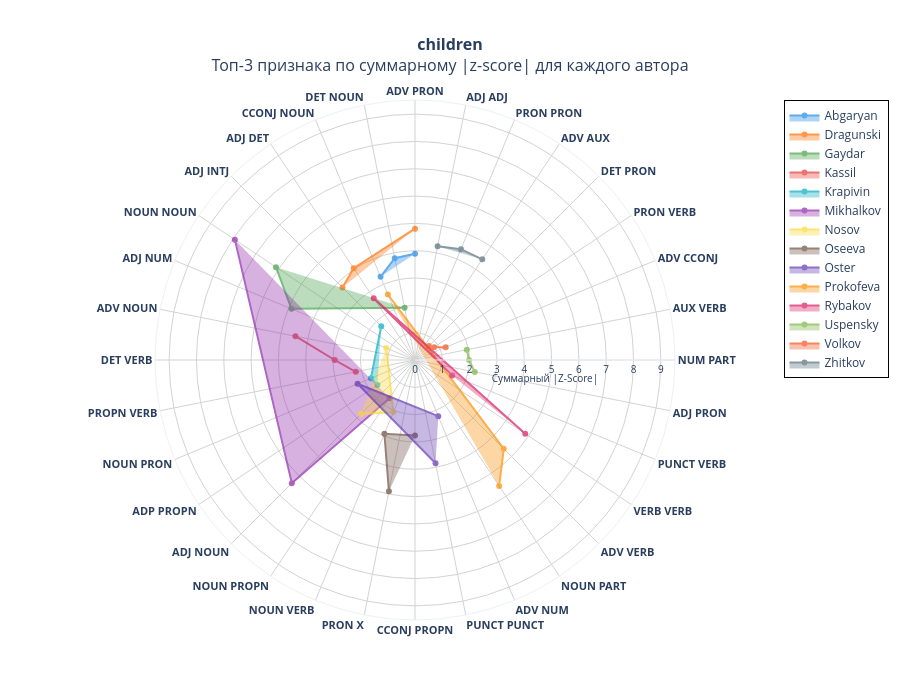
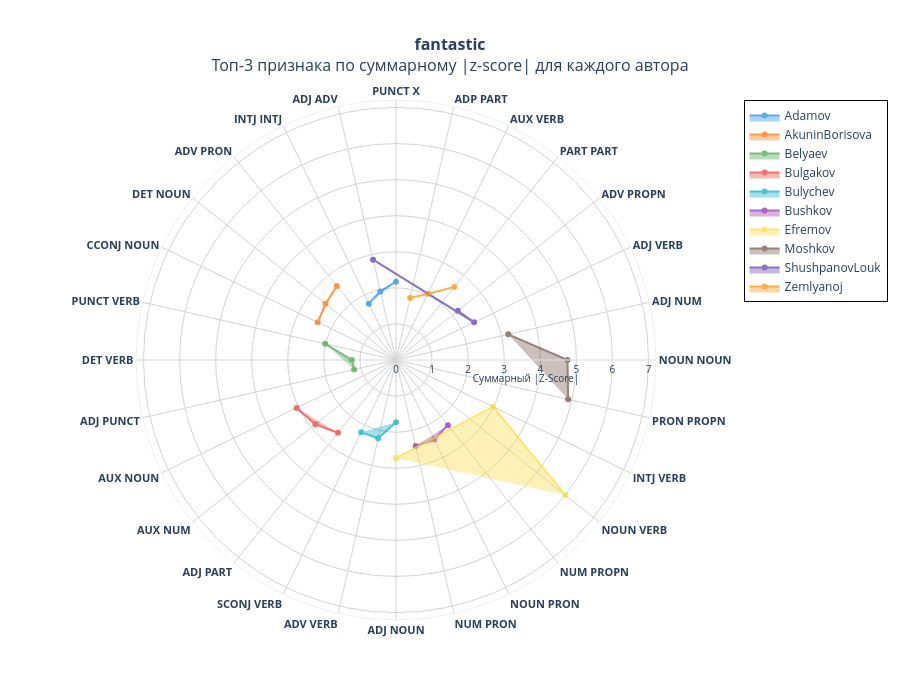
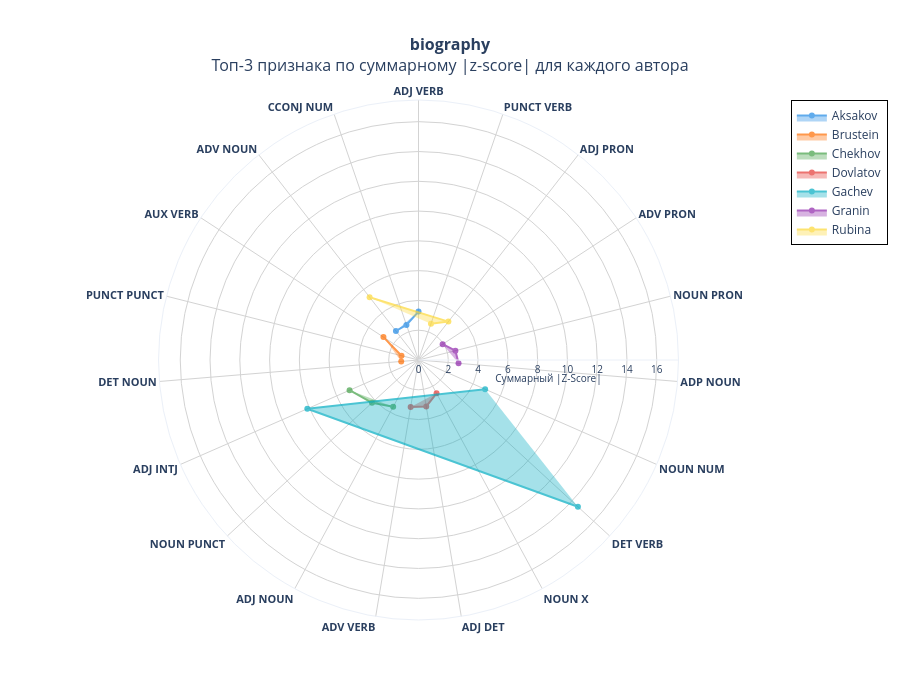
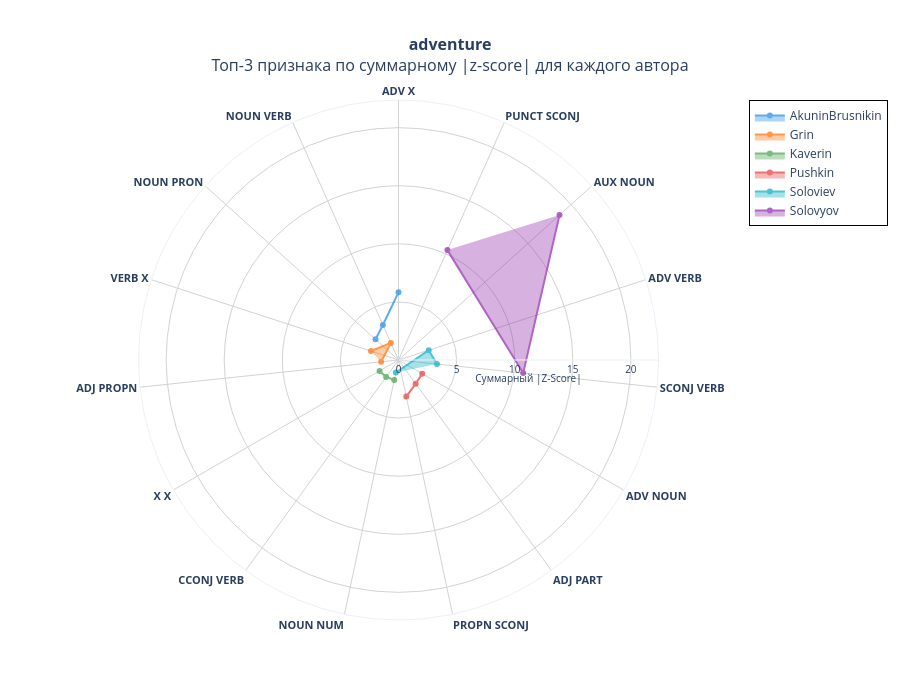

The notebook cell saved with these charts, in order:
### Code cell
import pandas as pd
import numpy as np
import plotly.graph_objects as go
import ast

def normalize_feature(feature):
    """
    Нормализует признак: сортирует части признака по алфавиту
    'PROPN NUM' -> 'NUM PROPN' -> 'NUM PROPN' (после сортировки)
    'ADV PRON' -> 'ADV PRON' (останется как есть)
    """
    if isinstance(feature, str):
        parts = feature.strip().split()
        if len(parts) > 1:
            # Сортируем части для унификации
            parts.sort()
            return ' '.join(parts)
    return feature

def visualize_authors_radar(df):
    """
    Строит радарные диаграммы для каждого жанра с топ-3 признаками каждого автора
    на основе z-score
    
    Parameters:
    df: DataFrame с колонками 'authors', 'features_short', 'z_score'
    """
    
    # Очищаем имена авторов от кавычек и лишних пробелов
    df['authors'] = df['authors'].apply(lambda x: x.strip("'\" ").strip())
    
    # Парсим features_short если они в виде строки
    def parse_features_short(x):
        if isinstance(x, str):
            try:
                return ast.literal_eval(x)
            except:
                return x
        return x
    
    df['features_short'] = df['features_short'].apply(parse_features_short)
    df['z_score'] = df['z_score'].apply(parse_features_short)
    
    # Нормализуем все признаки (сортируем части для унификации)
    df['features_short'] = df['features_short'].apply(
        lambda features: [normalize_feature(f) for f in features] if isinstance(features, list) else features
    )
    
    # Создаем обратный словарь: автор -> жанр
    author_to_genre = {}
    for genre, authors in author_genres.items():
        for author in authors:
            author_to_genre[author] = genre
    
    # Добавляем колонку с жанром в DataFrame
    df['genre'] = df['authors'].map(author_to_genre)
    
    # Удаляем строки с неизвестными жанрами
    df = df.dropna(subset=['genre'])
    
    # Получаем список уникальных жанров
    genres = df['genre'].unique()
    
    # Яркая цветовая палитра для авторов
    colors = [
        '#1E88E5', '#FF6D00', '#43A047', '#E53935', '#00ACC1',
        '#8E24AA', '#FDD835', '#6D4C41', '#5E35B1', '#FB8C00',
        '#D81B60', '#7CB342', '#F4511E', '#546E7A', '#FFB300'
    ]
    
    # Для каждого жанра создаем отдельную диаграмму
    for genre in genres:
        genre_df = df[df['genre'] == genre].copy()
        
        if len(genre_df) == 0:
            continue
                
        fig = go.Figure()
        
        # Для каждого автора в жанре берем топ-3 признака по абсолютному значению z-score
        for i, (_, row) in enumerate(genre_df.iterrows()):
            author = row['authors']
            features_short = row['features_short']
            z_scores = row['z_score']
            
            # Проверяем, что данные не пустые и являются списками
            if not isinstance(features_short, (list, tuple)) or not isinstance(z_scores, (list, tuple)):
                print(f"Предупреждение: у автора {author} данные не в формате списка")
                continue
            
            if len(features_short) == 0 or len(z_scores) == 0:
                print(f"Предупреждение: у автора {author} пустые данные")
                continue
            
            # Приводим к одинаковой длине
            min_length = min(len(features_short), len(z_scores))
            features_short = features_short[:min_length]
            z_scores = z_scores[:min_length]
            
            # Группируем признаки с одинаковым нормализованным именем (суммируем |z-score|)
            feature_dict = {}
            for feat, z in zip(features_short, z_scores):
                if feat in feature_dict:
                    # Если признак уже есть, суммируем абсолютные значения z-score
                    feature_dict[feat] = feature_dict[feat] + abs(z)
                else:
                    feature_dict[feat] = abs(z)
            
            # Создаем список кортежей (имя признака, суммарный |z-score|)
            feature_data = [(feat, val) for feat, val in feature_dict.items()]
            
            # Сортируем по суммарному значению |z-score| (от большего к меньшему)
            feature_data.sort(key=lambda x: x[1], reverse=True)
            # Берем топ-3
            top_features = feature_data[:3]
            
            if len(top_features) == 0:
                print(f"Предупреждение: у автора {author} нет топ-3 признаков")
                continue
            
            # Извлекаем данные для топ-3 признаков
            top_features_short = [f[0] for f in top_features]
            top_z_scores = [f[1] for f in top_features]  # Это уже абсолютные значения
            
            # Создаем custom hover data
            custom_hover_data = []
            for feat_name, z_val in zip(top_features_short, top_z_scores):
                custom_hover_data.append(
                    f"Feature: {feat_name} | |Z-Score|: {z_val:.3f}"
                )
            
            # Добавляем трассу на радар
            fig.add_trace(go.Scatterpolar(
                r=top_z_scores,  # Уже абсолютные значения
                theta=top_features_short,
                fill='toself',
                name=author,
                hovertemplate='<b>Author:</b> ' + author + '<br>' +
                             '<b>Genre:</b> ' + genre + '<br>' +
                             '<b>Feature:</b> %{theta}<br>' +
                             '<b>|Z-Score| (sum):</b> %{r:.3f}<br>' +
                             '<extra></extra>',
                line=dict(color=colors[i % len(colors)], width=2),
                opacity=0.7
            ))
        
        # Если нет трасс, пропускаем жанр
        if len(fig.data) == 0:
            print(f"Нет данных для жанра {genre}")
            continue
        
        # Определяем максимальное значение для шкалы
        max_val = 0
        for trace in fig.data:
            if len(trace.r) > 0:
                max_val = max(max_val, max(trace.r))
        
        # Настройка внешнего вида диаграммы
        fig.update_layout(
            polar=dict(
                radialaxis=dict(
                    visible=True,
                    range=[0, max_val * 1.2] if max_val > 0 else [0, 1],
                    tickfont=dict(size=10),
                    gridcolor='lightgray',
                    title=dict(text="Суммарный |Z-Score|", font=dict(size=10))
                ),
                angularaxis=dict(
                    tickfont=dict(size=11, weight='bold'),
                    gridcolor='lightgray',
                    rotation=90
                )
            ),
            title=dict(
                text=f"<b>{genre}</b><br>Топ-3 признака по суммарному |z-score| для каждого автора",
                x=0.5,
                xanchor='center',
                font=dict(size=16)
            ),
            showlegend=True,
            legend=dict(
                x=1.05,
                y=1,
                xanchor='left',
                yanchor='top',
                bgcolor='rgba(255,255,255,0.8)',
                bordercolor='black',
                borderwidth=1
            ),
            width=900,
            height=700,
            template='plotly_white'
        )
        
        fig.show()

# Пример использования:
df = pd.read_excel("features_authors.xlsx")
visualize_authors_radar(df)

### Figure 1 — Plotly figure (JSON) as saved in the notebook; plotly's stock layout.template omitted (floating-point values rounded to 4 significant figures)
{"data": [{"fill": "toself", "hovertemplate": "<b>Author:</b> Abgaryan<br><b>Genre:</b> children<br><b>Feature:</b> %{theta}<br><b>|Z-Score| (sum):</b> %{r:.3f}<br><extra></extra>", "line": {"color": "#1E88E5", "width": 2}, "name": "Abgaryan", "opacity": 0.7, "r": [3.89, 3.8, 3.296], "theta": ["ADV PRON", "DET NOUN", "CCONJ NOUN"], "type": "scatterpolar"}, {"fill": "toself", "hovertemplate": "<b>Author:</b> Dragunski<br><b>Genre:</b> children<br><b>Feature:</b> %{theta}<br><b>|Z-Score| (sum):</b> %{r:.3f}<br><extra></extra>", "line": {"color": "#FF6D00", "width": 2}, "name": "Dragunski", "opacity": 0.7, "r": [4.806, 4.04, 3.755], "theta": ["ADV PRON", "ADJ DET", "ADJ INTJ"], "type": "scatterpolar"}, {"fill": "toself", "hovertemplate": "<b>Author:</b> Gaydar<br><b>Genre:</b> children<br><b>Feature:</b> %{theta}<br><b>|Z-Score| (sum):</b> %{r:.3f}<br><extra></extra>", "line": {"color": "#43A047", "width": 2}, "name": "Gaydar", "opacity": 0.7, "r": [6.119, 4.894, 1.947], "theta": ["NOUN NOUN", "ADJ NUM", "DET NOUN"], "type": "scatterpolar"}, {"fill": "toself", "hovertemplate": "<b>Author:</b> Kassil<br><b>Genre:</b> children<br><b>Feature:</b> %{theta}<br><b>|Z-Score| (sum):</b> %{r:.3f}<br><extra></extra>", "line": {"color": "#E53935", "width": 2}, "name": "Kassil", "opacity": 0.7, "r": [4.463, 2.939, 2.21], "theta": ["ADV NOUN", "DET VERB", "PROPN VERB"], "type": "scatterpolar"}, {"fill": "toself", "hovertemplate": "<b>Author:</b> Krapivin<br><b>Genre:</b> children<br><b>Feature:</b> %{theta}<br><b>|Z-Score| (sum):</b> %{r:.3f}<br><extra></extra>", "line": {"color": "#00ACC1", "width": 2}, "name": "Krapivin", "opacity": 0.7, "r": [1.748, 1.748, 1.654], "theta": ["ADJ INTJ", "NOUN PRON", "ADP PROPN"], "type": "scatterpolar"}, {"fill": "toself", "hovertemplate": "<b>Author:</b> Mikhalkov<br><b>Genre:</b> children<br><b>Feature:</b> %{theta}<br><b>|Z-Score| (sum):</b> %{r:.3f}<br><extra></extra>", "line": {"color": "#8E24AA", "width": 2}, "name": "Mikhalkov", "opacity": 0.7, "r": [7.931, 6.376, 1.679], "theta": ["NOUN NOUN", "ADJ NOUN", "NOUN PROPN"], "type": "scatterpolar"}, {"fill": "toself", "hovertemplate": "<b>Author:</b> Nosov<br><b>Genre:</b> children<br><b>Feature:</b> %{theta}<br><b>|Z-Score| (sum):</b> %{r:.3f}<br><extra></extra>", "line": {"color": "#FDD835", "width": 2}, "name": "Nosov", "opacity": 0.7, "r": [2.795, 2.075, 1.14], "theta": ["ADJ NOUN", "NOUN VERB", "ADJ NUM"], "type": "scatterpolar"}, {"fill": "toself", "hovertemplate": "<b>Author:</b> Oseeva<br><b>Genre:</b> children<br><b>Feature:</b> %{theta}<br><b>|Z-Score| (sum):</b> %{r:.3f}<br><extra></extra>", "line": {"color": "#6D4C41", "width": 2}, "name": "Oseeva", "opacity": 0.7, "r": [4.895, 2.926, 2.767], "theta": ["PRON X", "NOUN VERB", "CCONJ PROPN"], "type": "scatterpolar"}, {"fill": "toself", "hovertemplate": "<b>Author:</b> Oster<br><b>Genre:</b> children<br><b>Feature:</b> %{theta}<br><b>|Z-Score| (sum):</b> %{r:.3f}<br><extra></extra>", "line": {"color": "#5E35B1", "width": 2}, "name": "Oster", "opacity": 0.7, "r": [3.856, 2.276, 2.224], "theta": ["PUNCT PUNCT", "NOUN PRON", "ADV NUM"], "type": "scatterpolar"}, {"fill": "toself", "hovertemplate": "<b>Author:</b> Prokofeva<br><b>Genre:</b> children<br><b>Feature:</b> %{theta}<br><b>|Z-Score| (sum):</b> %{r:.3f}<br><extra></extra>", "line": {"color": "#FB8C00", "width": 2}, "name": "Prokofeva", "opacity": 0.7, "r": [5.545, 4.597, 2.595], "theta": ["NOUN PART", "ADV VERB", "CCONJ NOUN"], "type": "scatterpolar"}, {"fill": "toself", "hovertemplate": "<b>Author:</b> Rybakov<br><b>Genre:</b> children<br><b>Feature:</b> %{theta}<br><b>|Z-Score| (sum):</b> %{r:.3f}<br><extra></extra>", "line": {"color": "#D81B60", "width": 2}, "name": "Rybakov", "opacity": 0.7, "r": [4.854, 2.719, 1.472], "theta": ["VERB VERB", "ADJ DET", "PUNCT VERB"], "type": "scatterpolar"}, {"fill": "toself", "hovertemplate": "<b>Author:</b> Uspensky<br><b>Genre:</b> children<br><b>Feature:</b> %{theta}<br><b>|Z-Score| (sum):</b> %{r:.3f}<br><extra></extra>", "line": {"color": "#7CB342", "width": 2}, "name": "Uspensky", "opacity": 0.7, "r": [2.23, 1.976, 1.933], "theta": ["ADJ PRON", "NUM PART", "AUX VERB"], "type": "scatterpolar"}, {"fill": "toself", "hovertemplate": "<b>Author:</b> Volkov<br><b>Genre:</b> children<br><b>Feature:</b> %{theta}<br><b>|Z-Score| (sum):</b> %{r:.3f}<br><extra></extra>", "line": {"color": "#F4511E", "width": 2}, "name": "Volkov", "opacity": 0.7, "r": [1.216, 0.8443, 0.7196], "theta": ["ADV CCONJ", "PRON VERB", "DET PRON"], "type": "scatterpolar"}, {"fill": "toself", "hovertemplate": "<b>Author:</b> Zhitkov<br><b>Genre:</b> children<br><b>Feature:</b> %{theta}<br><b>|Z-Score| (sum):</b> %{r:.3f}<br><extra></extra>", "line": {"color": "#546E7A", "width": 2}, "name": "Zhitkov", "opacity": 0.7, "r": [4.431, 4.391, 4.247], "theta": ["ADV AUX", "PRON PRON", "ADJ ADJ"], "type": "scatterpolar"}], "layout": {"height": 700, "legend": {"bgcolor": "rgba(255,255,255,0.8)", "bordercolor": "black", "borderwidth": 1, "x": 1.05, "xanchor": "left", "y": 1, "yanchor": "top"}, "polar": {"angularaxis": {"gridcolor": "lightgray", "rotation": 90, "tickfont": {"size": 11, "weight": "bold"}}, "radialaxis": {"gridcolor": "lightgray", "range": [0, 9.517], "tickfont": {"size": 10}, "title": {"font": {"size": 10}, "text": "Суммарный |Z-Score|"}, "visible": true}}, "showlegend": true, "title": {"font": {"size": 16}, "text": "<b>children</b><br>Топ-3 признака по суммарному |z-score| для каждого автора", "x": 0.5, "xanchor": "center"}, "width": 900}}

### Figure 2 — Plotly figure (JSON) as saved in the notebook; plotly's stock layout.template omitted (floating-point values rounded to 4 significant figures)
{"data": [{"fill": "toself", "hovertemplate": "<b>Author:</b> Adamov<br><b>Genre:</b> fantastic<br><b>Feature:</b> %{theta}<br><b>|Z-Score| (sum):</b> %{r:.3f}<br><extra></extra>", "line": {"color": "#1E88E5", "width": 2}, "name": "Adamov", "opacity": 0.7, "r": [2.171, 1.951, 1.734], "theta": ["PUNCT X", "ADJ ADV", "INTJ INTJ"], "type": "scatterpolar"}, {"fill": "toself", "hovertemplate": "<b>Author:</b> AkuninBorisova<br><b>Genre:</b> fantastic<br><b>Feature:</b> %{theta}<br><b>|Z-Score| (sum):</b> %{r:.3f}<br><extra></extra>", "line": {"color": "#FF6D00", "width": 2}, "name": "AkuninBorisova", "opacity": 0.7, "r": [2.626, 2.499, 2.409], "theta": ["ADV PRON", "DET NOUN", "CCONJ NOUN"], "type": "scatterpolar"}, {"fill": "toself", "hovertemplate": "<b>Author:</b> Belyaev<br><b>Genre:</b> fantastic<br><b>Feature:</b> %{theta}<br><b>|Z-Score| (sum):</b> %{r:.3f}<br><extra></extra>", "line": {"color": "#43A047", "width": 2}, "name": "Belyaev", "opacity": 0.7, "r": [2.013, 1.224, 1.19], "theta": ["PUNCT VERB", "DET VERB", "ADJ PUNCT"], "type": "scatterpolar"}, {"fill": "toself", "hovertemplate": "<b>Author:</b> Bulgakov<br><b>Genre:</b> fantastic<br><b>Feature:</b> %{theta}<br><b>|Z-Score| (sum):</b> %{r:.3f}<br><extra></extra>", "line": {"color": "#E53935", "width": 2}, "name": "Bulgakov", "opacity": 0.7, "r": [3.059, 2.86, 2.578], "theta": ["AUX NOUN", "AUX NUM", "ADJ PART"], "type": "scatterpolar"}, {"fill": "toself", "hovertemplate": "<b>Author:</b> Bulychev<br><b>Genre:</b> fantastic<br><b>Feature:</b> %{theta}<br><b>|Z-Score| (sum):</b> %{r:.3f}<br><extra></extra>", "line": {"color": "#00ACC1", "width": 2}, "name": "Bulychev", "opacity": 0.7, "r": [2.225, 2.225, 1.727], "theta": ["SCONJ VERB", "ADV VERB", "ADJ NOUN"], "type": "scatterpolar"}, {"fill": "toself", "hovertemplate": "<b>Author:</b> Bushkov<br><b>Genre:</b> fantastic<br><b>Feature:</b> %{theta}<br><b>|Z-Score| (sum):</b> %{r:.3f}<br><extra></extra>", "line": {"color": "#8E24AA", "width": 2}, "name": "Bushkov", "opacity": 0.7, "r": [2.447, 2.447, 2.31], "theta": ["NUM PRON", "NOUN PRON", "NUM PROPN"], "type": "scatterpolar"}, {"fill": "toself", "hovertemplate": "<b>Author:</b> Efremov<br><b>Genre:</b> fantastic<br><b>Feature:</b> %{theta}<br><b>|Z-Score| (sum):</b> %{r:.3f}<br><extra></extra>", "line": {"color": "#FDD835", "width": 2}, "name": "Efremov", "opacity": 0.7, "r": [6.006, 2.986, 2.719], "theta": ["NOUN VERB", "INTJ VERB", "ADJ NOUN"], "type": "scatterpolar"}, {"fill": "toself", "hovertemplate": "<b>Author:</b> Moshkov<br><b>Genre:</b> fantastic<br><b>Feature:</b> %{theta}<br><b>|Z-Score| (sum):</b> %{r:.3f}<br><extra></extra>", "line": {"color": "#6D4C41", "width": 2}, "name": "Moshkov", "opacity": 0.7, "r": [4.895, 4.754, 3.193], "theta": ["PRON PROPN", "NOUN NOUN", "ADJ NUM"], "type": "scatterpolar"}, {"fill": "toself", "hovertemplate": "<b>Author:</b> ShushpanovLouk<br><b>Genre:</b> fantastic<br><b>Feature:</b> %{theta}<br><b>|Z-Score| (sum):</b> %{r:.3f}<br><extra></extra>", "line": {"color": "#5E35B1", "width": 2}, "name": "ShushpanovLouk", "opacity": 0.7, "r": [2.854, 2.404, 2.192], "theta": ["ADJ ADV", "ADJ VERB", "ADV PROPN"], "type": "scatterpolar"}, {"fill": "toself", "hovertemplate": "<b>Author:</b> Zemlyanoj<br><b>Genre:</b> fantastic<br><b>Feature:</b> %{theta}<br><b>|Z-Score| (sum):</b> %{r:.3f}<br><extra></extra>", "line": {"color": "#FB8C00", "width": 2}, "name": "Zemlyanoj", "opacity": 0.7, "r": [2.592, 2.04, 1.764], "theta": ["PART PART", "AUX VERB", "ADP PART"], "type": "scatterpolar"}], "layout": {"height": 700, "legend": {"bgcolor": "rgba(255,255,255,0.8)", "bordercolor": "black", "borderwidth": 1, "x": 1.05, "xanchor": "left", "y": 1, "yanchor": "top"}, "polar": {"angularaxis": {"gridcolor": "lightgray", "rotation": 90, "tickfont": {"size": 11, "weight": "bold"}}, "radialaxis": {"gridcolor": "lightgray", "range": [0, 7.207], "tickfont": {"size": 10}, "title": {"font": {"size": 10}, "text": "Суммарный |Z-Score|"}, "visible": true}}, "showlegend": true, "title": {"font": {"size": 16}, "text": "<b>fantastic</b><br>Топ-3 признака по суммарному |z-score| для каждого автора", "x": 0.5, "xanchor": "center"}, "width": 900}}

### Figure 3 — Plotly figure (JSON) as saved in the notebook; plotly's stock layout.template omitted (floating-point values rounded to 4 significant figures)
{"data": [{"fill": "toself", "hovertemplate": "<b>Author:</b> Aksakov<br><b>Genre:</b> biography<br><b>Feature:</b> %{theta}<br><b>|Z-Score| (sum):</b> %{r:.3f}<br><extra></extra>", "line": {"color": "#1E88E5", "width": 2}, "name": "Aksakov", "opacity": 0.7, "r": [3.253, 2.494, 2.469], "theta": ["ADJ VERB", "CCONJ NUM", "ADV NOUN"], "type": "scatterpolar"}, {"fill": "toself", "hovertemplate": "<b>Author:</b> Brustein<br><b>Genre:</b> biography<br><b>Feature:</b> %{theta}<br><b>|Z-Score| (sum):</b> %{r:.3f}<br><extra></extra>", "line": {"color": "#FF6D00", "width": 2}, "name": "Brustein", "opacity": 0.7, "r": [2.813, 1.178, 1.165], "theta": ["AUX VERB", "PUNCT PUNCT", "DET NOUN"], "type": "scatterpolar"}, {"fill": "toself", "hovertemplate": "<b>Author:</b> Chekhov<br><b>Genre:</b> biography<br><b>Feature:</b> %{theta}<br><b>|Z-Score| (sum):</b> %{r:.3f}<br><extra></extra>", "line": {"color": "#43A047", "width": 2}, "name": "Chekhov", "opacity": 0.7, "r": [5.055, 4.242, 3.574], "theta": ["ADJ INTJ", "NOUN PUNCT", "ADJ NOUN"], "type": "scatterpolar"}, {"fill": "toself", "hovertemplate": "<b>Author:</b> Dovlatov<br><b>Genre:</b> biography<br><b>Feature:</b> %{theta}<br><b>|Z-Score| (sum):</b> %{r:.3f}<br><extra></extra>", "line": {"color": "#E53935", "width": 2}, "name": "Dovlatov", "opacity": 0.7, "r": [3.204, 3.164, 2.548], "theta": ["ADV VERB", "ADJ DET", "NOUN X"], "type": "scatterpolar"}, {"fill": "toself", "hovertemplate": "<b>Author:</b> Gachev<br><b>Genre:</b> biography<br><b>Feature:</b> %{theta}<br><b>|Z-Score| (sum):</b> %{r:.3f}<br><extra></extra>", "line": {"color": "#00ACC1", "width": 2}, "name": "Gachev", "opacity": 0.7, "r": [14.55, 8.154, 4.885], "theta": ["DET VERB", "ADJ INTJ", "NOUN NUM"], "type": "scatterpolar"}, {"fill": "toself", "hovertemplate": "<b>Author:</b> Granin<br><b>Genre:</b> biography<br><b>Feature:</b> %{theta}<br><b>|Z-Score| (sum):</b> %{r:.3f}<br><extra></extra>", "line": {"color": "#8E24AA", "width": 2}, "name": "Granin", "opacity": 0.7, "r": [2.698, 2.557, 1.937], "theta": ["ADP NOUN", "NOUN PRON", "ADV PRON"], "type": "scatterpolar"}, {"fill": "toself", "hovertemplate": "<b>Author:</b> Rubina<br><b>Genre:</b> biography<br><b>Feature:</b> %{theta}<br><b>|Z-Score| (sum):</b> %{r:.3f}<br><extra></extra>", "line": {"color": "#FDD835", "width": 2}, "name": "Rubina", "opacity": 0.7, "r": [5.347, 3.269, 2.579], "theta": ["ADV NOUN", "ADJ PRON", "PUNCT VERB"], "type": "scatterpolar"}], "layout": {"height": 700, "legend": {"bgcolor": "rgba(255,255,255,0.8)", "bordercolor": "black", "borderwidth": 1, "x": 1.05, "xanchor": "left", "y": 1, "yanchor": "top"}, "polar": {"angularaxis": {"gridcolor": "lightgray", "rotation": 90, "tickfont": {"size": 11, "weight": "bold"}}, "radialaxis": {"gridcolor": "lightgray", "range": [0, 17.46], "tickfont": {"size": 10}, "title": {"font": {"size": 10}, "text": "Суммарный |Z-Score|"}, "visible": true}}, "showlegend": true, "title": {"font": {"size": 16}, "text": "<b>biography</b><br>Топ-3 признака по суммарному |z-score| для каждого автора", "x": 0.5, "xanchor": "center"}, "width": 900}}

### Figure 4 — Plotly figure (JSON) as saved in the notebook; plotly's stock layout.template omitted (floating-point values rounded to 4 significant figures)
{"data": [{"fill": "toself", "hovertemplate": "<b>Author:</b> AkuninBrusnikin<br><b>Genre:</b> adventure<br><b>Feature:</b> %{theta}<br><b>|Z-Score| (sum):</b> %{r:.3f}<br><extra></extra>", "line": {"color": "#1E88E5", "width": 2}, "name": "AkuninBrusnikin", "opacity": 0.7, "r": [5.827, 3.303, 2.661], "theta": ["ADV X", "NOUN VERB", "NOUN PRON"], "type": "scatterpolar"}, {"fill": "toself", "hovertemplate": "<b>Author:</b> Grin<br><b>Genre:</b> adventure<br><b>Feature:</b> %{theta}<br><b>|Z-Score| (sum):</b> %{r:.3f}<br><extra></extra>", "line": {"color": "#FF6D00", "width": 2}, "name": "Grin", "opacity": 0.7, "r": [2.493, 1.609, 1.504], "theta": ["VERB X", "NOUN VERB", "ADJ PROPN"], "type": "scatterpolar"}, {"fill": "toself", "hovertemplate": "<b>Author:</b> Kaverin<br><b>Genre:</b> adventure<br><b>Feature:</b> %{theta}<br><b>|Z-Score| (sum):</b> %{r:.3f}<br><extra></extra>", "line": {"color": "#43A047", "width": 2}, "name": "Kaverin", "opacity": 0.7, "r": [1.883, 1.808, 1.761], "theta": ["X X", "CCONJ VERB", "NOUN NUM"], "type": "scatterpolar"}, {"fill": "toself", "hovertemplate": "<b>Author:</b> Pushkin<br><b>Genre:</b> adventure<br><b>Feature:</b> %{theta}<br><b>|Z-Score| (sum):</b> %{r:.3f}<br><extra></extra>", "line": {"color": "#E53935", "width": 2}, "name": "Pushkin", "opacity": 0.7, "r": [3.215, 2.514, 2.355], "theta": ["PROPN SCONJ", "ADJ PART", "ADV NOUN"], "type": "scatterpolar"}, {"fill": "toself", "hovertemplate": "<b>Author:</b> Soloviev<br><b>Genre:</b> adventure<br><b>Feature:</b> %{theta}<br><b>|Z-Score| (sum):</b> %{r:.3f}<br><extra></extra>", "line": {"color": "#00ACC1", "width": 2}, "name": "Soloviev", "opacity": 0.7, "r": [3.329, 2.737, 1.098], "theta": ["SCONJ VERB", "ADV VERB", "NOUN NUM"], "type": "scatterpolar"}, {"fill": "toself", "hovertemplate": "<b>Author:</b> Solovyov<br><b>Genre:</b> adventure<br><b>Feature:</b> %{theta}<br><b>|Z-Score| (sum):</b> %{r:.3f}<br><extra></extra>", "line": {"color": "#8E24AA", "width": 2}, "name": "Solovyov", "opacity": 0.7, "r": [18.65, 10.79, 10.35], "theta": ["AUX NOUN", "SCONJ VERB", "PUNCT SCONJ"], "type": "scatterpolar"}], "layout": {"height": 700, "legend": {"bgcolor": "rgba(255,255,255,0.8)", "bordercolor": "black", "borderwidth": 1, "x": 1.05, "xanchor": "left", "y": 1, "yanchor": "top"}, "polar": {"angularaxis": {"gridcolor": "lightgray", "rotation": 90, "tickfont": {"size": 11, "weight": "bold"}}, "radialaxis": {"gridcolor": "lightgray", "range": [0, 22.38], "tickfont": {"size": 10}, "title": {"font": {"size": 10}, "text": "Суммарный |Z-Score|"}, "visible": true}}, "showlegend": true, "title": {"font": {"size": 16}, "text": "<b>adventure</b><br>Топ-3 признака по суммарному |z-score| для каждого автора", "x": 0.5, "xanchor": "center"}, "width": 900}}
